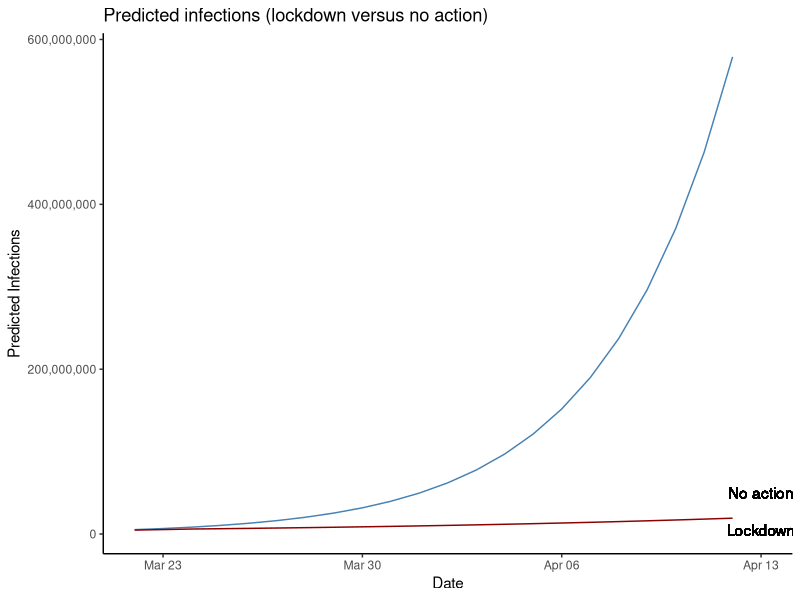

Write R code to recreate this figure. (Note: this script raises an error after producing the figure.)
## ---- chunk 1
library(tidyr)
library(dplyr)
library(stringr)
library(readr)
library(lubridate)
deaths <- read_csv('covid_19_deaths.csv')
## ---- chunk 2

deaths <- deaths %>% mutate(infection_date=Date-days(28))
deaths <- deaths %>% rename(death_date=Date, deaths=`UK Deaths`)
uk_data <- deaths %>% select(-`Global Deaths`)
head(uk_data)
## ---- chunk 3
#add columns for various estimated death rates (1%)

uk_data <- uk_data %>% mutate(estimated_uk_cases=(deaths*100))

uk_data

## ---- chunk 4
# using only estimates of 1% death rate and growth rate of doubling every 3-4 days (which means quadrupling in a week)

predictor <- function(previous_value) {
    predicted_value <- previous_value * 1.25
    return(predicted_value)
    }

# create predictions for each date
fifteenMarch <- 1.25 * 895800
sixteenMarch <- predictor(fifteenMarch)
seventeenMarch <- predictor(sixteenMarch)
eighteenMarch <- predictor(seventeenMarch)
nineteenMarch <- predictor(eighteenMarch)
twentyMarch <- predictor(nineteenMarch)
twentyOneMarch <- predictor(twentyMarch)
twentyTwoMarch <- predictor(twentyOneMarch)
twentyThreeMarch <- predictor(twentyTwoMarch)
twentyFourMarch <- predictor(twentyThreeMarch)
twentyFiveMarch <- predictor(twentyFourMarch)
twentySixMarch <- predictor(twentyFiveMarch)
twentySevenMarch <- predictor(twentySixMarch)
twentyEightMarch <- predictor(twentySevenMarch)
twentyNineMarch <- predictor(twentyEightMarch)
thirtyMarch <- predictor(twentyNineMarch)
thirtyOneMarch <- predictor(thirtyMarch)
oneApril <- predictor(thirtyOneMarch)
twoApril <- predictor(oneApril)
threeApril <- predictor(twoApril)
fourApril <- predictor(threeApril)
fiveApril <- predictor(fourApril)
sixApril <- predictor(fiveApril)
sevenApril <- predictor(sixApril)
eightApril <- predictor(sevenApril)
nineApril <- predictor(eightApril)
tenApril <- predictor(nineApril)
elevenApril <- predictor(tenApril)
twelveApril <- predictor(elevenApril)




# create vectors to populate the columns
date <- as.Date(c("2020-03-22", "2020-03-23", "2020-03-24", "2020-03-25", '2020-03-26','2020-03-27', '2020-03-28', '2020-03-29', '2020-03-30', '2020-03-31', "2020-04-01", "2020-04-02", "2020-04-03", "2020-04-04", "2020-04-05", "2020-04-06", "2020-04-07", "2020-04-08", "2020-04-09", "2020-04-10", "2020-04-11", "2020-04-12"))
estimated_infections_no_action <- c(twentyTwoMarch, twentyThreeMarch, twentyFourMarch, twentyFiveMarch,twentySixMarch, twentySevenMarch, twentyEightMarch, twentyNineMarch, thirtyMarch, thirtyOneMarch, oneApril, twoApril, threeApril, fourApril, fiveApril, sixApril, sevenApril, eightApril, nineApril, tenApril, elevenApril, twelveApril)

# create the data frame
predicted_infections <- data.frame(date, estimated_infections_no_action)

# tidy the estimated_infections column
#predicted_infections <- predicted_infections %>% mutate(estimated_infections=format(estimated_infections, big.mark = ","))

# inspect the data frame
predicted_infections
## ---- chunk 5
# create a function that uses a growth rate of 1.125 - half of the 25%. This is the estimate for the not-yet-lockdown that existed up to 23rd March. So, the estimate assumes that the social distancing measures reduced the infection rate by a half.
half_predictor <- function(previous_value) {
    predicted_value <- previous_value * 1.125
    return(predicted_value)
}

# create a function that uses a growth rate of 1.0625 - quarter of the 25%. This is the estimated impact of the lockdown implemented by the UK government on 23rd March (but since the lockdown was announced in the evening, and it would take a full day for its effects to be felt in statistics, I will assume that its effects began on 25th March).
lockdown_predictor <- function(previous_value) {
  predicted_value <- previous_value * 1.0625
  return(predicted_value)
}

# create predictions for each date
l_twentyTwoMarch <- 1.125 * twentyOneMarch
l_twentyThreeMarch <- half_predictor(l_twentyTwoMarch)
l_twentyFourMarch <- half_predictor(l_twentyThreeMarch)
l_twentyFiveMarch <- lockdown_predictor(l_twentyFourMarch)
l_twentySixMarch <- lockdown_predictor(l_twentyFiveMarch)
l_twentySevenMarch <- lockdown_predictor(l_twentySixMarch)
l_twentyEightMarch <- lockdown_predictor(l_twentySevenMarch)
l_twentyNineMarch <- lockdown_predictor(l_twentyEightMarch)
l_thirtyMarch <- lockdown_predictor(l_twentyNineMarch)
l_thirtyOneMarch <- lockdown_predictor(l_thirtyMarch)
l_oneApril <- lockdown_predictor(l_thirtyOneMarch)
l_twoApril <- lockdown_predictor(l_oneApril)
l_threeApril <- lockdown_predictor(l_twoApril)
l_fourApril <- lockdown_predictor(l_threeApril)
l_fiveApril <- lockdown_predictor(l_fourApril)
l_sixApril <- lockdown_predictor(l_fiveApril)
l_sevenApril <- lockdown_predictor(l_sixApril)
l_eightApril <- lockdown_predictor(l_sevenApril)
l_nineApril <- lockdown_predictor(l_eightApril)
l_tenApril <- lockdown_predictor(l_nineApril)
l_elevenApril <- lockdown_predictor(l_tenApril)
l_twelveApril <- lockdown_predictor(l_elevenApril)


# create vectors to populate the columns
date <- as.Date(c("2020-03-22", "2020-03-23", "2020-03-24", "2020-03-25", '2020-03-26','2020-03-27', '2020-03-28', '2020-03-29', '2020-03-30', '2020-03-31', "2020-04-01", "2020-04-02", "2020-04-03", "2020-04-04", "2020-04-05", "2020-04-06", "2020-04-07", "2020-04-08", "2020-04-09", "2020-04-10", "2020-04-11", "2020-04-12"))
estimated_infections_lockdown <- c(l_twentyTwoMarch, l_twentyThreeMarch, l_twentyFourMarch, l_twentyFiveMarch, l_twentySixMarch, l_twentySevenMarch, l_twentyEightMarch, l_twentyNineMarch, l_thirtyMarch, l_thirtyOneMarch, l_oneApril, l_twoApril, l_threeApril, l_fourApril, l_fiveApril, l_sixApril, l_sevenApril, l_eightApril, l_nineApril, l_tenApril, l_elevenApril, l_twelveApril)

# create the data frame
lockdown_infection_rates <- data.frame(date, estimated_infections_lockdown)

# tidy the estimated_infections column
#lockdown_infection_rates <- lockdown_infection_rates %>% mutate(estimated_infections_lockdown=format(estimated_infections_lockdown, scientific = FALSE))

# inspect the data frame
lockdown_infection_rates

## ---- chunk 6
compared_infections <- predicted_infections %>% bind_cols(estimated_infections_lockdown=lockdown_infection_rates$estimated_infections_lockdown)

compared_infections

## ---- chunk 7
#compared_infections <- compared_infections %>% mutate(estimated_infections=format(estimated_infections, big.mark = ","))
#compared_infections <- compared_infections %>% mutate(estimated_infections_lockdown=as.numeric(estimated_infections_lockdown))
#compared_infections <- compared_infections %>% mutate(estimated_infections_lockdown=format(estimated_infections_lockdown, big.mark = ","))
compared_infections
## ---- chunk 8
# first, put the columns back to numeric format
#compared_infections_and_deaths <- compared_infections %>% mutate(estimated_infections=as.numeric(estimated_infections))

compared_infections_and_deaths <- compared_infections %>% mutate(estimated_deaths_no_action=0.01*estimated_infections_no_action)
compared_infections_and_deaths <- compared_infections_and_deaths %>% mutate(estimated_deaths_lockdown=0.01*estimated_infections_lockdown)
compared_infections_and_deaths
## ---- chunk 9
compared_infections_and_deaths_dates <- compared_infections_and_deaths %>% mutate(death_date_14_days=as.Date(date + days(14)))
compared_infections_and_deaths_dates <- compared_infections_and_deaths_dates %>% mutate(death_date_28_days=as.Date(date + days(28)))

# add a column to review the results on a daily basis.
assess <- c("NA", "NA", "NA", "NA", "NA", "NA", "NA", "NA", "NA", "NA", "NA", "NA", "NA", "NA", "NA", "NA", "NA", "NA", "NA", "NA", "NA", "NA")
compared_infections_and_deaths_dates <- compared_infections_and_deaths_dates %>% mutate(fourteen_day_assessment = assess)

compared_infections_and_deaths_dates <- compared_infections_and_deaths_dates %>% mutate(fourteen_day_assessment=replace(fourteen_day_assessment, death_date_14_days==c("2020-04-05", "2020-04-06", "2020-04-07", "2020-04-08", "2020-04-09", "2020-04-10", "2020-04-11"), c("As of 2020-04-05, the actual death toll was 4313", "As of 2020-04-06, the actual death toll was 4934", "As of 2020-04-07, the actual death toll was 5373", "As of 2020-04-08, the actual death toll was 6159", "As of 2020-04-09, the actual death toll was 7097", "As of 2020-04-10, the actual death toll was 7978","As of 2020-04-11, the actual death toll was 8958")))

#reorder the columns
new_order <- c("date", "estimated_infections_no_action", "estimated_infections_lockdown", "estimated_deaths_no_action",  "estimated_deaths_lockdown", "death_date_14_days", "fourteen_day_assessment", "death_date_28_days")

compared_infections_and_deaths_dates <- compared_infections_and_deaths_dates[, new_order]

#names <- colnames(compared_infections_and_deaths_dates)
#names
compared_infections_and_deaths_dates
## ---- chunk 10
library(ggplot2)
library(scales)
infectionsComparisonLine <- ggplot(compared_infections_and_deaths_dates, aes(x=date)) + geom_line(aes(y=estimated_infections_no_action), col = "steelblue") + geom_line(aes(y=estimated_infections_lockdown), col="darkred") + scale_y_continuous(labels=label_comma()) + geom_text(aes(x=as.Date("2020-04-13"), y = 50000000, label="No action")) + geom_text(x=as.Date("2020-04-13"), y = 5000000, label="Lockdown") + labs(title="Predicted infections (lockdown versus no action)", x='Date', y='Predicted Infections') + theme_classic()
infectionsComparisonLine
 
## ---- chunk 11
deathsComparisonLine <- ggplot(compared_infections_and_deaths_dates, aes(x=death_date_7_days)) + geom_line(aes(y=estimated_deaths_no_action), col = "steelblue") + geom_line(aes(y=estimated_deaths_lockdown), col="darkred") + scale_y_continuous(labels=label_comma()) + geom_text(aes(x=as.Date("2020-04-21"), y = 500000, label="No action")) + geom_text(x=as.Date("2020-04-21"), y = 50000, label="Lockdown") + labs(title="Predicted Deaths (lockdown versus no action)", subtitle="estimates that it takes 3 weeks for measures to impact deaths", x='Date', y='Predicted Deaths') + theme_classic()
deathsComparisonLine
## ---- chunk 12
deathsComparisonLine <- ggplot(compared_infections_and_deaths_dates, aes(x=death_date_14_days)) + geom_line(aes(y=estimated_deaths_no_action), col = "steelblue") + geom_line(aes(y=estimated_deaths_lockdown), col="darkred") + scale_y_continuous(labels=label_comma()) + geom_text(aes(x=as.Date("2020-04-28"), y = 500000, label="No action")) + geom_text(x=as.Date("2020-04-28"), y = 50000, label="Lockdown") + labs(title="Predicted Deaths (lockdown versus no action)", subtitle="estimates that it takes 2 weeks for measures to impact deaths", x='Date', y='Predicted Deaths') + theme_classic()
deathsComparisonLine
